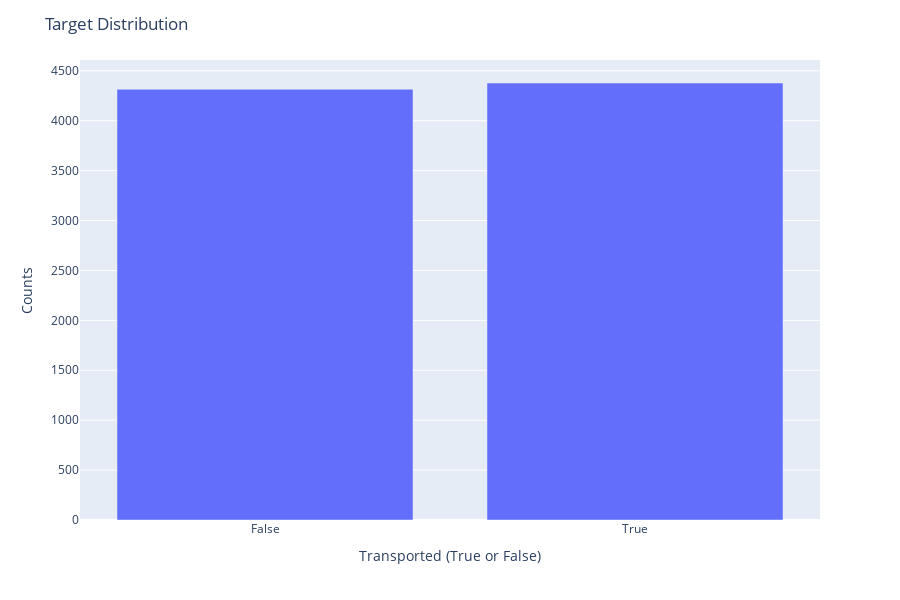

Notebook code for this chart:
### Markdown cell above
Since we are interested in the `Transported` people, it makes sense that should look at the numbers:

### Code cell
target_cnt = train_df.groupby(['Transported'])['PassengerId'].count()

fig = px.bar(x=target_cnt.index.astype(str).values,
                y=target_cnt.values,height=600)

# Setting layouts
fig.update_layout(title = dict(text="Target Distribution"),
                  xaxis = dict(title="Transported (True or False)"),
                  yaxis = dict(title='Counts'))

fig.show()

### Figure 1 — Plotly figure (JSON) as saved in the notebook; plotly's stock layout.template omitted (floating-point values rounded to 4 significant figures)
{"data": [{"alignmentgroup": "True", "hovertemplate": "x=%{x}<br>y=%{y}<extra></extra>", "legendgroup": "", "marker": {"color": "#636efa", "pattern": {"shape": ""}}, "name": "", "offsetgroup": "", "orientation": "v", "showlegend": false, "textposition": "auto", "type": "bar", "x": ["False", "True"], "xaxis": "x", "y": [4315, 4378], "yaxis": "y"}], "layout": {"barmode": "relative", "height": 600, "legend": {"tracegroupgap": 0}, "margin": {"t": 60}, "title": {"text": "Target Distribution"}, "xaxis": {"anchor": "y", "domain": [0, 1], "title": {"text": "Transported (True or False)"}}, "yaxis": {"anchor": "x", "domain": [0, 1], "title": {"text": "Counts"}}}}
